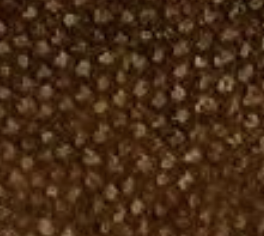
#> input picture 135182Dorsal-NoFlash-2.png, 264 x 236 px
$ python -i ScaleCount_Private_Functions.py   (imports and definitions only)   (older library calls are emulated)
#> lines starting #> are read from the running program, lines starting #| are printed output that depends on the picture; after the words box and inside, x2 and y2 are one past the last pixel; in counts of white or black regions, pixels touching at a corner belong together
# Private Functions

import cv2
import numpy as np
import sys
import os
import statistics


# [21 lines left out: functions _shortest_distance, _avg_shortest_distance, not called in this run]


def _threshold_otsu(img):
    '''Thresholds image using Otsu and returns sure foreground of result.
    Parameter img is the array of the original image, returned by cv2.imread and already converted to grayscale.'''
    # Apply blur
    blur = cv2.GaussianBlur(img,(5,5),1)
    # Threshold image using Otsu
    ret, thresh = cv2.threshold(blur,0 , 255, cv2.THRESH_BINARY+cv2.THRESH_OTSU)
    assert(np.amin(thresh) != np.amax(thresh)), 'Unable to identify scales in image.'

    # Find average scale size
    binary_map = (thresh > 0).astype(np.uint8)
    output = cv2.connectedComponentsWithStats(binary_map, 4, cv2.CV_32S)
    stats = output[2]
    scale_sizes = np.copy(stats[1:,-1]) # start from 1 instead of 0 to ignore background, use copy so that stats array doesn't get modified
    scale_sizes.sort()
    avg_scale_size = np.average(scale_sizes[len(scale_sizes) // 2:]) # average size among the largest half of the scales

    # Determine number of iterations for opening and perform opening
    if avg_scale_size >= 100:
        if avg_scale_size < 400:
            num_iterations = int(avg_scale_size // 100)
        else:
            num_iterations = 4
        kernel = np.ones((3,3),np.uint8)
        opening = cv2.morphologyEx(thresh,cv2.MORPH_OPEN,kernel, iterations=num_iterations)
        # if the opening made all scales disappear, don't do any opening
        if np.amin(opening) == np.amax(opening):
            opening = thresh
    else:
        opening = thresh # if average scale size is already very small, don't do any opening

    # Finding sure foreground area
    dist_transform = cv2.distanceTransform(opening,cv2.DIST_L2,5)
    ret, sure_fg = cv2.threshold(dist_transform, 2, 255, 0)

    return sure_fg


# [231 lines left out: functions _choose_blocksize_and_iterations, _threshold_adaptive, _overlay, _calculate_score, _bounding_box_edges, _scale_size_variation and 2 more, not called in this run]


def _invert(img):
    '''Inverts a grayscale image.'''
    return cv2.bitwise_not(img)


# [13 lines left out: function _count_scales_helper, not called in this run]


def _estimate_total_counts(all_counts, best_indices, sub_img):
    '''Used by split_count_select; Estimates total scale count by taking the average count across selected subimages and multiplying by total number of subimages.'''
    return (sum([all_counts[i] for i in best_indices]) * sub_img / len(best_indices))

# [19 lines left out: functions _wrap_title, _last_part_of_path, not called in this run]

>>> import cv2
>>> picture = cv2.imread('../135182Dorsal-NoFlash-2.png', cv2.IMREAD_GRAYSCALE)
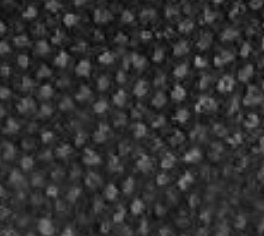
#> picture: shape (236, 264); min 7, max 150, mean 48.3
>>> result = _threshold_otsu(picture)
#> in _threshold_otsu, `ret, thresh = cv2.threshold(blur,0 , 255, cv2.THRESH_BINARY+cv2.THRESH..`:
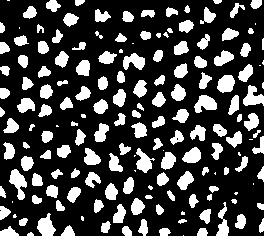
#> thresh: shape (236, 264); 25.5% white; 169 white regions (25 under 20 px), largest, box (x1, y1, x2, y2) and area: (9, 169, 27, 200) 289, (37, 213, 56, 236) 269, (194, 95, 217, 113) 268
#> in _threshold_otsu, `ret, thresh = cv2.threshold(blur,0 , 255, cv2.THRESH_BINARY+cv2.THRESH..`: ret = 56
#> in _threshold_otsu, `stats = output[2]`: stats = 170 rows, first 6: [0, 0, 264, 236, 46396], [7, 0, 3, 1, 3], [46, 0, 15, 12, 120], [75, 0, 10, 6, 46], [213, 0, 9, 4, 28], [250, 0, 12, 9, 84]
#> in _threshold_otsu, `scale_sizes = np.copy(stats[1:,-1]) # start from 1 instead of 0 to ign..`: scale_sizes = 169 values, max 289 at index 118, min 1 at index 108, mean 94.13
#> in _threshold_otsu, `avg_scale_size = np.average(scale_sizes[len(scale_sizes) // 2:])`: avg_scale_size = 148.1
#> in _threshold_otsu, `num_iterations = int(avg_scale_size // 100)`: num_iterations = 1
#> in _threshold_otsu, `opening = cv2.morphologyEx(thresh,cv2.MORPH_OPEN,kernel, iterations=nu..`:
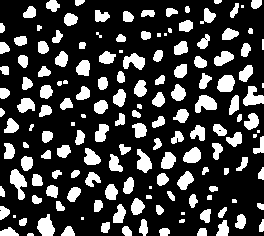
#> opening: shape (236, 264); 24.7% white; 156 white regions (18 under 20 px), largest, box (x1, y1, x2, y2) and area: (10, 169, 27, 200) 284, (195, 95, 217, 113) 264, (37, 214, 55, 236) 264
#> in _threshold_otsu, `dist_transform = cv2.distanceTransform(opening,cv2.DIST_L2,5)`:
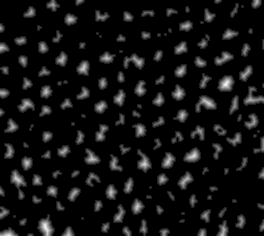
#> dist_transform: shape (236, 264) float32; min 0, max 7.8, mean 0.555; drawn with min black and max white
#> in _threshold_otsu, `ret, sure_fg = cv2.threshold(dist_transform, 2, 255, 0)`:
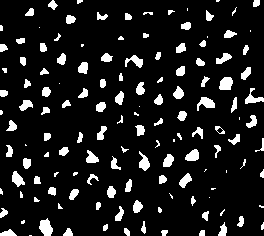
#> sure_fg: shape (236, 264) float32; 10.7% white; 138 white regions (36 under 20 px), largest, box (x1, y1, x2, y2) and area: (39, 218, 53, 236) 171, (219, 77, 233, 90) 148, (197, 97, 215, 111) 141
